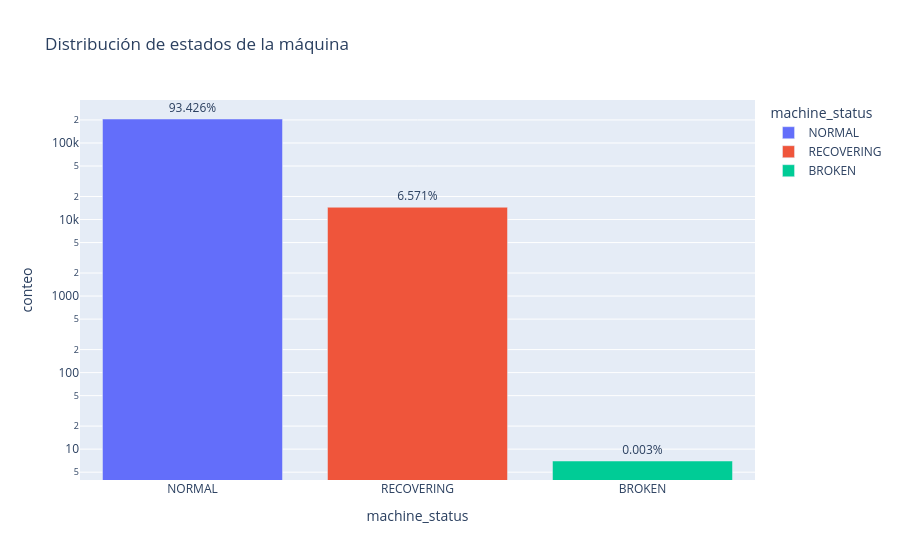

Write notebook code for a chart like this one.
### Markdown cell above
## 9. Visualizaciones para identificar patrones y anomalías (Módulo 3)

Usamos **Plotly** para descubrir la estructura de los datos y el comportamiento alrededor de
las fallas.

### 9.1 Distribución de la variable objetivo `machine_status`

### Code cell
conteo = df_clean["machine_status"].value_counts().reset_index()
conteo.columns = ["machine_status", "conteo"]
conteo["porcentaje"] = (conteo["conteo"]/len(df_clean)*100).round(3)
fig = px.bar(conteo, x="machine_status", y="conteo", text="porcentaje",
             color="machine_status", log_y=True,
             title="Distribución de estados de la máquina")
fig.update_traces(texttemplate="%{text}%", textposition="outside")
fig.show()
conteo

### Figure 1 — Plotly figure (JSON) as saved in the notebook; plotly's stock layout.template omitted (floating-point values rounded to 4 significant figures)
{"data": [{"hovertemplate": "machine_status=%{x}<br>conteo=%{y}<br>porcentaje=%{text}<extra></extra>", "legendgroup": "NORMAL", "marker": {"color": "#636efa", "pattern": {"shape": ""}}, "name": "NORMAL", "orientation": "v", "showlegend": true, "text": [93.43], "textposition": "outside", "texttemplate": "%{text}%", "type": "bar", "x": ["NORMAL"], "xaxis": "x", "y": [205836], "yaxis": "y"}, {"hovertemplate": "machine_status=%{x}<br>conteo=%{y}<br>porcentaje=%{text}<extra></extra>", "legendgroup": "RECOVERING", "marker": {"color": "#EF553B", "pattern": {"shape": ""}}, "name": "RECOVERING", "orientation": "v", "showlegend": true, "text": [6.571], "textposition": "outside", "texttemplate": "%{text}%", "type": "bar", "x": ["RECOVERING"], "xaxis": "x", "y": [14477], "yaxis": "y"}, {"hovertemplate": "machine_status=%{x}<br>conteo=%{y}<br>porcentaje=%{text}<extra></extra>", "legendgroup": "BROKEN", "marker": {"color": "#00cc96", "pattern": {"shape": ""}}, "name": "BROKEN", "orientation": "v", "showlegend": true, "text": [0.003], "textposition": "outside", "texttemplate": "%{text}%", "type": "bar", "x": ["BROKEN"], "xaxis": "x", "y": [7], "yaxis": "y"}], "layout": {"barmode": "relative", "legend": {"title": {"text": "machine_status"}, "tracegroupgap": 0}, "title": {"text": "Distribución de estados de la máquina"}, "xaxis": {"anchor": "y", "categoryarray": ["NORMAL", "RECOVERING", "BROKEN"], "categoryorder": "array", "domain": [0, 1], "title": {"text": "machine_status"}}, "yaxis": {"anchor": "x", "domain": [0, 1], "title": {"text": "conteo"}, "type": "log"}}}
